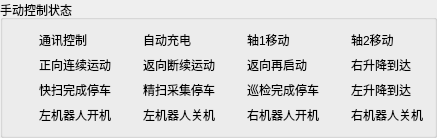
         <widget class="QGroupBox" name="groupBox_14">
          <property name="sizePolicy">
           <sizepolicy hsizetype="Preferred" vsizetype="Preferred">
            <horstretch>0</horstretch>
            <verstretch>0</verstretch>
           </sizepolicy>
          </property>
          <property name="title">
           <string>手动控制状态</string>
          </property>
          <layout class="QGridLayout" name="gridLayout_30">
           <property name="leftMargin">
            <number>11</number>
           </property>
           <property name="topMargin">
            <number>11</number>
           </property>
           <property name="rightMargin">
            <number>11</number>
           </property>
           <property name="bottomMargin">
            <number>11</number>
           </property>
           <property name="spacing">
            <number>7</number>
           </property>
           <item row="3" column="3">
            <layout class="QHBoxLayout" name="horizontalLayout_67">
             <item>
              <widget class="c_Fr_Light" name="m_State_22" native="true">
               <property name="sizePolicy">
                <sizepolicy hsizetype="Maximum" vsizetype="Maximum">
                 <horstretch>0</horstretch>
                 <verstretch>0</verstretch>
                </sizepolicy>
               </property>
               <layout class="QGridLayout" name="gridLayout_150"/>
              </widget>
             </item>
             <item>
              <widget class="QLabel" name="label_503">
               <property name="sizePolicy">
                <sizepolicy hsizetype="Preferred" vsizetype="Maximum">
                 <horstretch>0</horstretch>
                 <verstretch>0</verstretch>
                </sizepolicy>
               </property>
               <property name="text">
                <string>巡检完成停车</string>
               </property>
              </widget>
             </item>
            </layout>
           </item>
           <item row="6" column="3">
            <layout class="QHBoxLayout" name="horizontalLayout_62">
             <item>
              <widget class="c_Fr_Light" name="m_State_18" native="true">
               <property name="sizePolicy">
                <sizepolicy hsizetype="Maximum" vsizetype="Maximum">
                 <horstretch>0</horstretch>
                 <verstretch>0</verstretch>
                </sizepolicy>
               </property>
               <layout class="QGridLayout" name="gridLayout_146"/>
              </widget>
             </item>
             <item>
              <widget class="QLabel" name="label_498">
               <property name="sizePolicy">
                <sizepolicy hsizetype="Preferred" vsizetype="Maximum">
                 <horstretch>0</horstretch>
                 <verstretch>0</verstretch>
                </sizepolicy>
               </property>
               <property name="text">
                <string>右机器人开机</string>
               </property>
              </widget>
             </item>
            </layout>
           </item>
           <item row="2" column="3">
            <layout class="QHBoxLayout" name="horizontalLayout_28">
             <item>
              <widget class="c_Fr_Light" name="m_State_13" native="true">
               <property name="sizePolicy">
                <sizepolicy hsizetype="Maximum" vsizetype="Maximum">
                 <horstretch>0</horstretch>
                 <verstretch>0</verstretch>
                </sizepolicy>
               </property>
               <layout class="QGridLayout" name="gridLayout_108"/>
              </widget>
             </item>
             <item>
              <widget class="QLabel" name="label_310">
               <property name="sizePolicy">
                <sizepolicy hsizetype="Preferred" vsizetype="Maximum">
                 <horstretch>0</horstretch>
                 <verstretch>0</verstretch>
                </sizepolicy>
               </property>
               <property name="text">
                <string>返向再启动</string>
               </property>
              </widget>
             </item>
            </layout>
           </item>
           <item row="6" column="1">
            <layout class="QHBoxLayout" name="horizontalLayout_30">
             <item>
              <widget class="c_Fr_Light" name="m_State_15" native="true">
               <property name="sizePolicy">
                <sizepolicy hsizetype="Maximum" vsizetype="Maximum">
                 <horstretch>0</horstretch>
                 <verstretch>0</verstretch>
                </sizepolicy>
               </property>
               <layout class="QGridLayout" name="gridLayout_110"/>
              </widget>
             </item>
             <item>
              <widget class="QLabel" name="label_312">
               <property name="sizePolicy">
                <sizepolicy hsizetype="Preferred" vsizetype="Maximum">
                 <horstretch>0</horstretch>
                 <verstretch>0</verstretch>
                </sizepolicy>
               </property>
               <property name="text">
                <string>左机器人开机</string>
               </property>
              </widget>
             </item>
            </layout>
           </item>
           <item row="2" column="2">
            <layout class="QHBoxLayout" name="horizontalLayout_27">
             <item>
              <widget class="c_Fr_Light" name="m_State_12" native="true">
               <property name="sizePolicy">
                <sizepolicy hsizetype="Maximum" vsizetype="Maximum">
                 <horstretch>0</horstretch>
                 <verstretch>0</verstretch>
                </sizepolicy>
               </property>
               <layout class="QGridLayout" name="gridLayout_107"/>
              </widget>
             </item>
             <item>
              <widget class="QLabel" name="label_309">
               <property name="sizePolicy">
                <sizepolicy hsizetype="Preferred" vsizetype="Maximum">
                 <horstretch>0</horstretch>
                 <verstretch>0</verstretch>
                </sizepolicy>
               </property>
               <property name="text">
                <string>返向断续运动</string>
               </property>
              </widget>
             </item>
            </layout>
           </item>
           <item row="2" column="1">
            <layout class="QHBoxLayout" name="horizontalLayout_26">
             <item>
              <widget class="c_Fr_Light" name="m_State_11" native="true">
               <property name="sizePolicy">
                <sizepolicy hsizetype="Maximum" vsizetype="Maximum">
                 <horstretch>0</horstretch>
                 <verstretch>0</verstretch>
                </sizepolicy>
               </property>
               <layout class="QGridLayout" name="gridLayout_106"/>
              </widget>
             </item>
             <item>
              <widget class="QLabel" name="label_308">
               <property name="sizePolicy">
                <sizepolicy hsizetype="Preferred" vsizetype="Maximum">
                 <horstretch>0</horstretch>
                 <verstretch>0</verstretch>
                </sizepolicy>
               </property>
               <property name="text">
                <string>正向连续运动</string>
               </property>
              </widget>
             </item>
            </layout>
           </item>
           <item row="0" column="1">
            <layout class="QHBoxLayout" name="horizontalLayout_16">
             <item>
              <widget class="c_Fr_Light" name="m_State_0" native="true">
               <property name="sizePolicy">
                <sizepolicy hsizetype="Maximum" vsizetype="Maximum">
                 <horstretch>0</horstretch>
                 <verstretch>0</verstretch>
                </sizepolicy>
               </property>
               <layout class="QGridLayout" name="gridLayout_94"/>
              </widget>
             </item>
             <item>
              <widget class="QLabel" name="label_276">
               <property name="sizePolicy">
                <sizepolicy hsizetype="Preferred" vsizetype="Maximum">
                 <horstretch>0</horstretch>
                 <verstretch>0</verstretch>
                </sizepolicy>
               </property>
               <property name="text">
                <string>通讯控制</string>
               </property>
              </widget>
             </item>
            </layout>
           </item>
           <item row="3" column="4">
            <layout class="QHBoxLayout" name="horizontalLayout_80">
             <item>
              <widget class="c_Fr_Light" name="m_State_93" native="true">
               <property name="sizePolicy">
                <sizepolicy hsizetype="Maximum" vsizetype="Maximum">
                 <horstretch>0</horstretch>
                 <verstretch>0</verstretch>
                </sizepolicy>
               </property>
               <layout class="QGridLayout" name="gridLayout_163"/>
              </widget>
             </item>
             <item>
              <widget class="QLabel" name="label_516">
               <property name="sizePolicy">
                <sizepolicy hsizetype="Preferred" vsizetype="Maximum">
                 <horstretch>0</horstretch>
                 <verstretch>0</verstretch>
                </sizepolicy>
               </property>
               <property name="text">
                <string>左升降到达</string>
               </property>
              </widget>
             </item>
            </layout>
           </item>
           <item row="6" column="4">
            <layout class="QHBoxLayout" name="horizontalLayout_63">
             <item>
              <widget class="c_Fr_Light" name="m_State_17" native="true">
               <property name="sizePolicy">
                <sizepolicy hsizetype="Maximum" vsizetype="Maximum">
                 <horstretch>0</horstretch>
                 <verstretch>0</verstretch>
                </sizepolicy>
               </property>
               <layout class="QGridLayout" name="gridLayout_145"/>
              </widget>
             </item>
             <item>
              <widget class="QLabel" name="label_499">
               <property name="sizePolicy">
                <sizepolicy hsizetype="Preferred" vsizetype="Maximum">
                 <horstretch>0</horstretch>
                 <verstretch>0</verstretch>
                </sizepolicy>
               </property>
               <property name="text">
                <string>右机器人关机</string>
               </property>
              </widget>
             </item>
            </layout>
           </item>
           <item row="3" column="1">
            <layout class="QHBoxLayout" name="horizontalLayout_75">
             <item>
              <widget class="c_Fr_Light" name="m_State_21" native="true">
               <property name="sizePolicy">
                <sizepolicy hsizetype="Maximum" vsizetype="Maximum">
                 <horstretch>0</horstretch>
                 <verstretch>0</verstretch>
                </sizepolicy>
               </property>
               <layout class="QGridLayout" name="gridLayout_158"/>
              </widget>
             </item>
             <item>
              <widget class="QLabel" name="label_511">
               <property name="sizePolicy">
                <sizepolicy hsizetype="Preferred" vsizetype="Maximum">
                 <horstretch>0</horstretch>
                 <verstretch>0</verstretch>
                </sizepolicy>
               </property>
               <property name="text">
                <string>快扫完成停车</string>
               </property>
              </widget>
             </item>
            </layout>
           </item>
           <item row="3" column="2">
            <layout class="QHBoxLayout" name="horizontalLayout_79">
             <item>
              <widget class="c_Fr_Light" name="m_State_92" native="true">
               <property name="sizePolicy">
                <sizepolicy hsizetype="Maximum" vsizetype="Maximum">
                 <horstretch>0</horstretch>
                 <verstretch>0</verstretch>
                </sizepolicy>
               </property>
               <layout class="QGridLayout" name="gridLayout_162"/>
              </widget>
             </item>
             <item>
              <widget class="QLabel" name="label_515">
               <property name="sizePolicy">
                <sizepolicy hsizetype="Preferred" vsizetype="Maximum">
                 <horstretch>0</horstretch>
                 <verstretch>0</verstretch>
                </sizepolicy>
               </property>
               <property name="text">
                <string>精扫采集停车</string>
               </property>
              </widget>
             </item>
            </layout>
           </item>
           <item row="6" column="2">
            <layout class="QHBoxLayout" name="horizontalLayout_61">
             <item>
              <widget class="c_Fr_Light" name="m_State_16" native="true">
               <property name="sizePolicy">
                <sizepolicy hsizetype="Maximum" vsizetype="Maximum">
                 <horstretch>0</horstretch>
                 <verstretch>0</verstretch>
                </sizepolicy>
               </property>
               <layout class="QGridLayout" name="gridLayout_144"/>
              </widget>
             </item>
             <item>
              <widget class="QLabel" name="label_497">
               <property name="sizePolicy">
                <sizepolicy hsizetype="Preferred" vsizetype="Maximum">
                 <horstretch>0</horstretch>
                 <verstretch>0</verstretch>
                </sizepolicy>
               </property>
               <property name="text">
                <string>左机器人关机</string>
               </property>
              </widget>
             </item>
            </layout>
           </item>
           <item row="0" column="2">
            <layout class="QHBoxLayout" name="horizontalLayout_90">
             <item>
              <widget class="c_Fr_Light" name="m_State_258" native="true">
               <property name="sizePolicy">
                <sizepolicy hsizetype="Maximum" vsizetype="Maximum">
                 <horstretch>0</horstretch>
                 <verstretch>0</verstretch>
                </sizepolicy>
               </property>
               <layout class="QGridLayout" name="gridLayout_173"/>
              </widget>
             </item>
             <item>
              <widget class="QLabel" name="label_526">
               <property name="sizePolicy">
                <sizepolicy hsizetype="Preferred" vsizetype="Maximum">
                 <horstretch>0</horstretch>
                 <verstretch>0</verstretch>
                </sizepolicy>
               </property>
               <property name="text">
                <string>自动充电</string>
               </property>
              </widget>
             </item>
            </layout>
           </item>
           <item row="0" column="3">
            <layout class="QHBoxLayout" name="horizontalLayout_68">
             <item>
              <widget class="c_Fr_Light" name="m_State_24" native="true">
               <property name="sizePolicy">
                <sizepolicy hsizetype="Maximum" vsizetype="Maximum">
                 <horstretch>0</horstretch>
                 <verstretch>0</verstretch>
                </sizepolicy>
               </property>
               <layout class="QGridLayout" name="gridLayout_151"/>
              </widget>
             </item>
             <item>
              <widget class="QLabel" name="label_504">
               <property name="sizePolicy">
                <sizepolicy hsizetype="Preferred" vsizetype="Maximum">
                 <horstretch>0</horstretch>
                 <verstretch>0</verstretch>
                </sizepolicy>
               </property>
               <property name="text">
                <string>轴1移动</string>
               </property>
              </widget>
             </item>
            </layout>
           </item>
           <item row="0" column="4">
            <layout class="QHBoxLayout" name="horizontalLayout_69">
             <item>
              <widget class="c_Fr_Light" name="m_State_25" native="true">
               <property name="sizePolicy">
                <sizepolicy hsizetype="Maximum" vsizetype="Maximum">
                 <horstretch>0</horstretch>
                 <verstretch>0</verstretch>
                </sizepolicy>
               </property>
               <layout class="QGridLayout" name="gridLayout_152"/>
              </widget>
             </item>
             <item>
              <widget class="QLabel" name="label_505">
               <property name="sizePolicy">
                <sizepolicy hsizetype="Preferred" vsizetype="Maximum">
                 <horstretch>0</horstretch>
                 <verstretch>0</verstretch>
                </sizepolicy>
               </property>
               <property name="text">
                <string>轴2移动</string>
               </property>
              </widget>
             </item>
            </layout>
           </item>
           <item row="2" column="4">
            <layout class="QHBoxLayout" name="horizontalLayout_81">
             <item>
              <widget class="c_Fr_Light" name="m_State_94" native="true">
               <property name="sizePolicy">
                <sizepolicy hsizetype="Maximum" vsizetype="Maximum">
                 <horstretch>0</horstretch>
                 <verstretch>0</verstretch>
                </sizepolicy>
               </property>
               <layout class="QGridLayout" name="gridLayout_164"/>
              </widget>
             </item>
             <item>
              <widget class="QLabel" name="label_517">
               <property name="sizePolicy">
                <sizepolicy hsizetype="Preferred" vsizetype="Maximum">
                 <horstretch>0</horstretch>
                 <verstretch>0</verstretch>
                </sizepolicy>
               </property>
               <property name="text">
                <string>右升降到达</string>
               </property>
              </widget>
             </item>
            </layout>
           </item>
          </layout>
         </widget>
